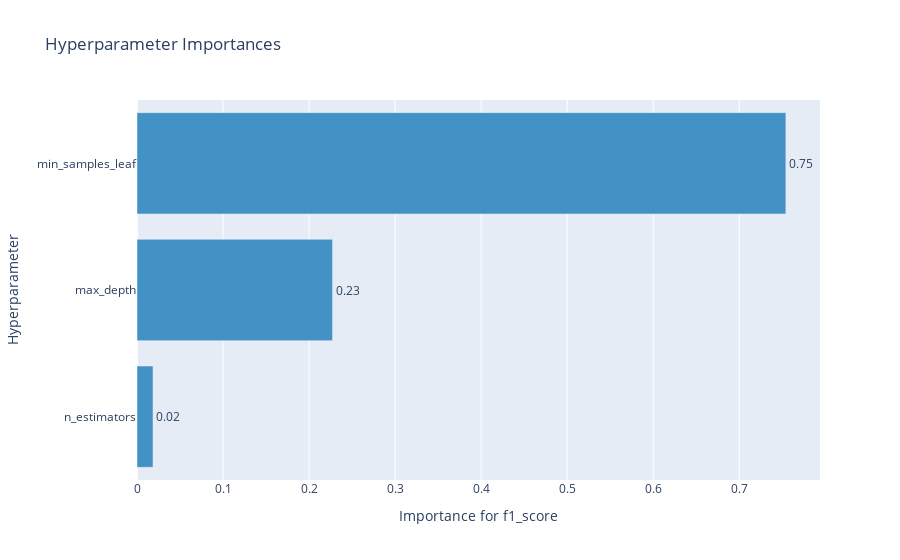

This figure's notebook cell:
### Markdown cell above
График важности гиперпараметров - помогает понять, какие гиперпараметры вносят больший вклад в минимизацию/максимизацию метрики.

### Code cell
optuna.visualization.plot_param_importances(study, target_name="f1_score")

### Figure 1 — Plotly figure (JSON) as saved in the notebook; plotly's stock layout.template omitted (floating-point values rounded to 4 significant figures)
{"data": [{"cliponaxis": false, "hovertemplate": ["n_estimators (IntDistribution): 0.01858419703398629<extra></extra>", "max_depth (IntDistribution): 0.22726457740955772<extra></extra>", "min_samples_leaf (IntDistribution): 0.7541512255564561<extra></extra>"], "marker": {"color": "rgb(66,146,198)"}, "orientation": "h", "text": ["0.02", "0.23", "0.75"], "textposition": "outside", "type": "bar", "x": [0.01858, 0.2273, 0.7542], "y": ["n_estimators", "max_depth", "min_samples_leaf"]}], "layout": {"showlegend": false, "title": {"text": "Hyperparameter Importances"}, "xaxis": {"title": {"text": "Importance for f1_score"}}, "yaxis": {"title": {"text": "Hyperparameter"}}}}
